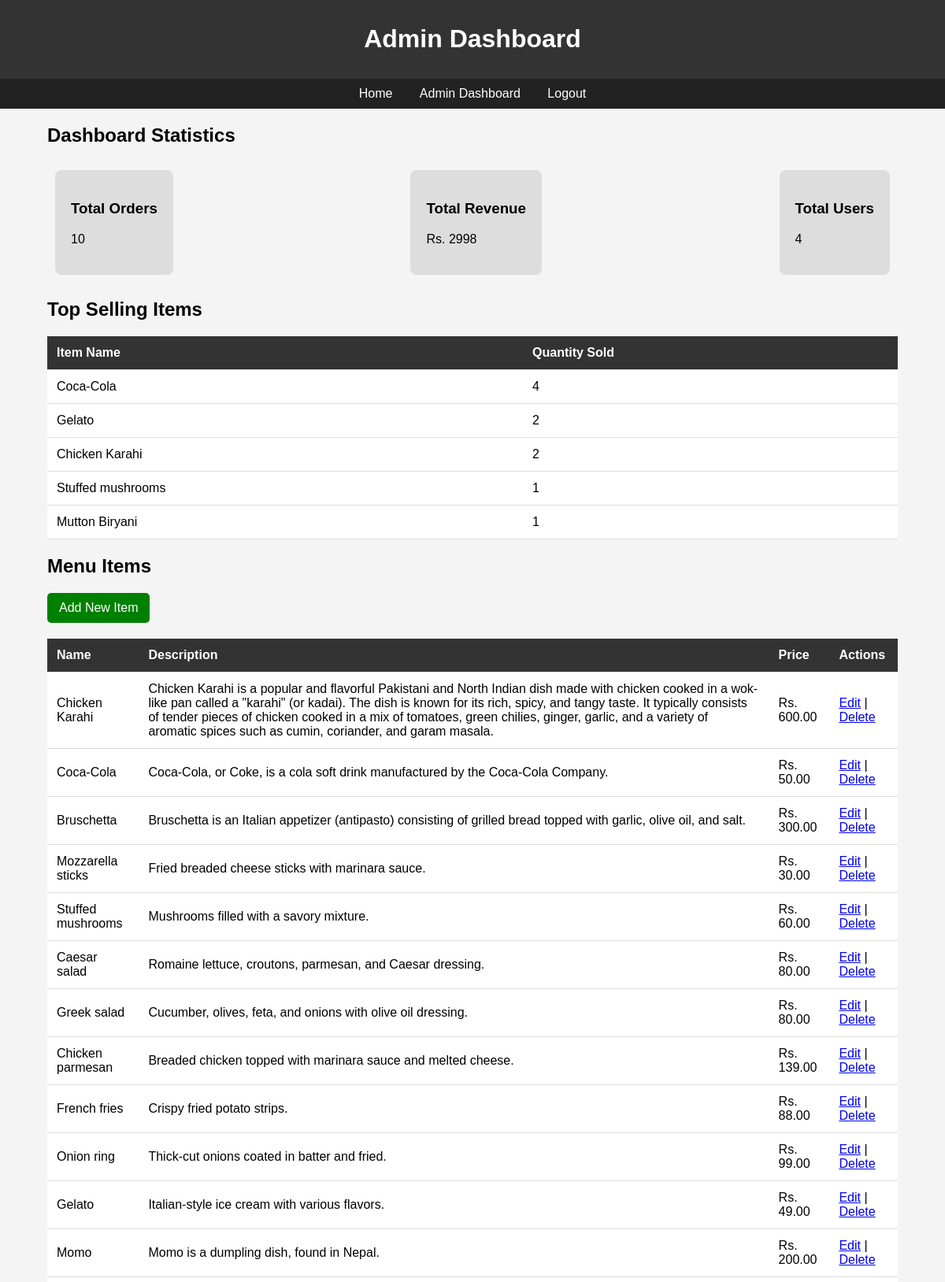
The page /admin_dashboard/ (signed in, upper part) on the database its author committed.
### menu/models.py (models this page shows, shortened)
class MenuItem(models.Model):
    category = models.ForeignKey(Category, on_delete=models.SET_NULL, null=True, blank=True)
    name = models.CharField(max_length=255)
    description = models.TextField()
    price = models.DecimalField(max_digits=6, decimal_places=2)
    image_url = models.CharField(max_length=500)
    is_hot_deal = models.BooleanField(default=False)

### menu/admin_views.py (the view)
# urls.py: path('admin_dashboard/', admin_views.admin_dashboard, name='admin_dashboard'),
@login_required
@user_passes_test(is_admin)
def admin_dashboard(request):
    menu_items = MenuItem.objects.all()
    orders = Order.objects.all()
    users = User.objects.all()
    total_orders = orders.count()
    total_revenue = orders.aggregate(Sum('total_price'))['total_price__sum'] or 0
    total_users = users.count()
    top_items = (
        OrderItem.objects.values('menu_item__name')
        .annotate(total_sold=Sum('quantity'))
        .order_by('-total_sold')[:5]
    )
    return render(request, 'admin_dashboard.html', {
        'menu_items': menu_items,
        'orders': orders,
        'users': users,
        'total_orders': total_orders,
        'total_revenue': total_revenue,
        'total_users': total_users,
        'top_items': top_items,
    })

### menu/admin_views.py (called while the page is built)
def is_admin(user):
    return user.is_superuser

### menu/templates/admin_dashboard.html (shortened to what this page needs)
<!DOCTYPE html>
<html lang="en">
<head>
</head>
<body>
<header>
    <h1>Admin Dashboard</h1>
</header>
<nav>
    <a href="/">Home</a>
    <a href="{% url 'admin_dashboard' %}">Admin Dashboard</a>
    {% if user.is_authenticated %}
    <a href="{% url 'logout' %}" class="btn">Logout</a>
    {% else %}
    <a href="{% url 'login_register' %}" class="btn">Sign In</a>
    {% endif %}
</nav>
<div class="container">
    <h2>Dashboard Statistics</h2>
    <div style="display: flex; justify-content: space-between; padding: 10px;">
        <div style="background: #ddd; padding: 20px; border-radius: 8px;">
            <h3>Total Orders</h3>
            <p>{{ total_orders }}</p>
        </div>
        <div style="background: #ddd; padding: 20px; border-radius: 8px;">
            <h3>Total Revenue</h3>
            <p>Rs. {{ total_revenue }}</p>
        </div>
        <div style="background: #ddd; padding: 20px; border-radius: 8px;">
            <h3>Total Users</h3>
            <p>{{ total_users }}</p>
        </div>
    </div>
    <h2>Top Selling Items</h2>
    <table>
        <tr>
            <th>Item Name</th>
            <th>Quantity Sold</th>
        </tr>
        {% for item in top_items %}
        <tr>
            <td>{{ item.menu_item__name }}</td>
            <td>{{ item.total_sold }}</td>
        </tr>
        {% empty %}
        <tr>
            <td colspan="2">No sales yet</td>
        </tr>
        {% endfor %}
    </table>
    <h2>Menu Items</h2>
    <a href="{% url 'add_menu_item' %}" style="display: inline-block; padding: 10px 15px; background-color: green; color: white; text-decoration: none; border-radius: 5px;">Add New Item</a>
    <table>
        <tr>
            <th>Name</th>
            <th>Description</th>
            <th>Price</th>
            <th>Actions</th>
        </tr>
        {% for item in menu_items %}
        <tr>
            <td>{{ item.name }}</td>
            <td>{{ item.description }}</td>
            <td>Rs. {{ item.price }}</td>
            <td>
                <a href="{% url 'edit_menu_item' item.id %}">Edit</a> |
                <a href="{% url 'delete_menu_item' item.id %}">Delete</a>
            </td>
        </tr>
        {% endfor %}
    </table>
</div>
</body>
</html>

### menu/templates/admin_dashboard.html (style rules this page uses)
body { font-family: Arial, sans-serif; margin: 0; padding: 0; background-color: #f4f4f4; }
header { background-color: #333; color: white; padding: 10px 20px; text-align: center; }
nav { background-color: #222; padding: 10px; text-align: center; }
nav a { color: white; margin: 0 15px; text-decoration: none; }
table { width: 100%; border-collapse: collapse; margin: 20px 0; background-color: white; }
table th, table td { padding: 12px; text-align: left; border-bottom: 1px solid #ddd; }
table th { background-color: #333; color: white; }
.container { width: 90%; margin: 0 auto; }

### rows shown on the page
MenuItem: menu_item__name "Coca-Cola", total_sold "4", name "Coca-Cola", description "Coca-Cola, or Coke, is a cola soft drink manufactured by the Coca-Cola Company.", price "50.00"
MenuItem: menu_item__name "Chicken Karahi", total_sold "2", name "Chicken Karahi", description "Chicken Karahi is a popular and flavorful Pakistani and North Indian dish made with chicken cooked in a wok-like pan called a \"karahi\" (or kadai). The dish is known for its rich, spicy, and tangy taste. It typically consists of tender pieces of chicken cooked in a mix of tomatoes, green chilies, ginger, garlic, and a variety of aromatic spices such as cumin, coriander, and garam masala.", price "600.00"
MenuItem: menu_item__name "Stuffed mushrooms", total_sold "1", name "Stuffed mushrooms", description "Mushrooms filled with a savory mixture.", price "60.00"
MenuItem: name "Bruschetta", description "Bruschetta is an Italian appetizer (antipasto) consisting of grilled bread topped with garlic, olive oil, and salt.", price "300.00"
MenuItem: name "Mozzarella sticks", description "Fried breaded cheese sticks with marinara sauce.", price "30.00"
MenuItem: name "Caesar salad", description "Romaine lettuce, croutons, parmesan, and Caesar dressing.", price "80.00"
MenuItem: name "Greek salad", description "Cucumber, olives, feta, and onions with olive oil dressing.", price "80.00"
MenuItem: name "Chicken parmesan", description "Breaded chicken topped with marinara sauce and melted cheese.", price "139.00"
MenuItem: name "French fries", description "Crispy fried potato strips.", price "88.00"
MenuItem: name "Onion ring", description "Thick-cut onions coated in batter and fried.", price "99.00"
MenuItem: name "Gelato", description "Italian-style ice cream with various flavors.", price "49.00"
MenuItem: name "Momo", description "Momo is a dumpling dish, found in Nepal.", price "200.00"

### other values the page prints
{{ total_orders }} "10"
{{ total_revenue }} "2998"
{{ total_users }} "4"
{{ item.menu_item__name }} "Gelato" "Mutton Biryani"
{{ item.total_sold }} "2" "1"
